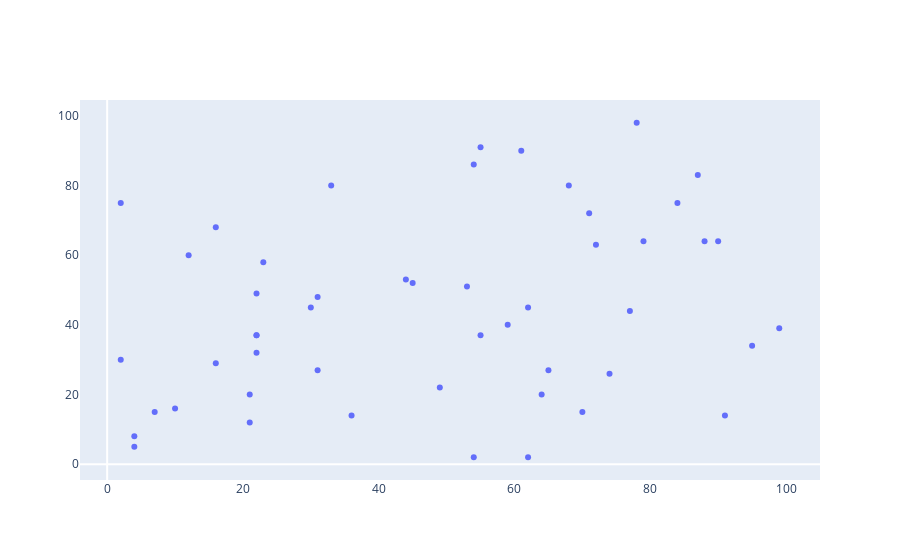

Notebook code cell kept with this figure:
### Code cell
#Simple Scatter Plot
random_x = np.random.randint(1,100,50)
random_y = np.random.randint(1,100,50)
data = [go.Scatter(
x = random_x,
y = random_y,
mode = 'markers'
)
]
layout = go.Layout(
xaxis=dict(
showgrid=False, # Hide Gridlines
showline=False, # Hide X-Axis
),
yaxis=dict(
showgrid=False, # Hide Gridlines
showline=False, # Hide X-Axis
),
)
fig = go.Figure(data=data,layout=layout)
iplot(fig)

### Figure 1 — Plotly figure (JSON) as saved in the notebook; plotly's stock layout.template omitted (floating-point values rounded to 4 significant figures)
{"data": [{"mode": "markers", "type": "scatter", "x": [62, 55, 62, 22, 7, 21, 59, 64, 84, 2, 77, 30, 70, 22, 12, 16, 53, 88, 87, 45, 33, 36, 54, 65, 21, 2, 99, 90, 79, 31, 22, 78, 95, 71, 31, 68, 44, 16, 10, 74, 91, 55, 4, 22, 54, 72, 4, 23, 49, 61], "y": [2, 91, 45, 32, 15, 12, 40, 20, 75, 75, 44, 45, 15, 37, 60, 29, 51, 64, 83, 52, 80, 14, 86, 27, 20, 30, 39, 64, 64, 27, 37, 98, 34, 72, 48, 80, 53, 68, 16, 26, 14, 37, 8, 49, 2, 63, 5, 58, 22, 90]}], "layout": {"xaxis": {"showgrid": false, "showline": false}, "yaxis": {"showgrid": false, "showline": false}}}
